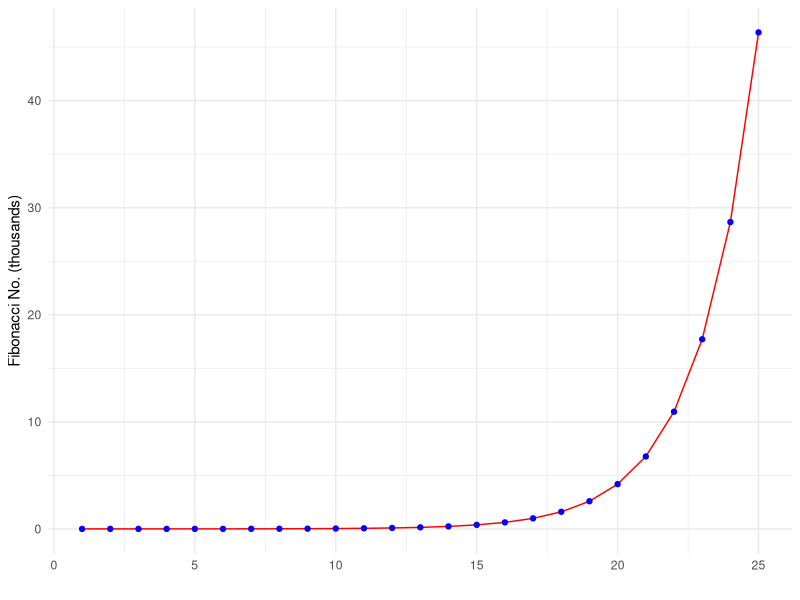

The R script that drew this image:
## ---- chunk 1
library(dplyr)
library(magrittr)
library(tibble)
library(ggplot2)
library(bookdown)
## ---- chunk 2
# create a mock dataset
n_subjs <- 99
subjID <- 1:n_subjs

# generate 99 random #s between 1 and 10
tmp <- floor(runif(n_subjs, min = 1, max = 10))
# assign those numbers to any of 3 subject groups
fn <- function(x) { 
  if (x > 7) 'GRP_1' 
  else if (x > 5) 'GRP_2' 
  else 'GRP_3' 
}
subj_class <- sapply(tmp, fn)

# pick random weights between 75 and 300
wts <- floor(runif(n_subjs, min = 75, max = 300))
# combine the data into a table
df <- data.frame(ID = subjID, class = subj_class, wt = wts)

# display the table, splitting the 99 rows into 3 cols wide
tmp <- cbind(df[1:33,], rep('|', 33), 
             df[34:66,], rep('|', 33), 
             df[67:99,])
names(tmp) <- c('ID', 'class', 'wt', '|', 'ID', 'class', 'wt', 
                '|', 'ID', 'class', 'wt')
knitr::kable(tmp, format = 'latex', booktabs = TRUE, 
             caption = "Original subject data")
## ---- chunk 3
# create a mock dataset
n_subjs <- 60
subjID <- 1:n_subjs

# generate 99 random #s between 0 and 10
tmp <- floor(runif(n_subjs, min = 0, max = 10))
# convert those numbers into either of 3 subject groups
subj_class <- sapply(tmp, fn)

wts <- floor(runif(n_subjs, min = 75, max = 300))
df2 <- data.frame(ID = subjID, class = subj_class, wt = wts)

# display the table, splitting the 99 rows into 3 cols wide
tmp <- cbind(df2[1:20,], rep('|', 20), 
             df2[21:40,], rep('|', 20), 
             df2[41:60,])
names(tmp) <- c('ID', 'class', 'wt', '|', 'ID', 'class', 'wt', 
                '|', 'ID', 'class', 'wt')
knitr::kable(tmp, format = 'latex', booktabs = TRUE, 
             caption = "New subject data")
## ---- chunk 4
final_data <- rbind(df, df2)
## ---- chunk 5
# calculate the first `n` Fibonacci numbers
fibonacci <- function(n) {
  stopifnot(n > 2)
  ar <- rep(0, n)
  ar[1] <- f1 <- 0
  ar[2] <- f2 <- 1
  for (i in 3:n) {
    f3 <- f1 + f2
    ar[i] <- f3
    f1 <- f2
    f2 <- f3
  }
  return (ar)
}

ncalc <- 25
f <- fibonacci(ncalc)
df <- data.frame(1:ncalc, f)
names(df) <- c("x","y")

div <- 1000

p <- ggplot(df) +
  geom_line(aes(x, y/div), color = "red") +
  geom_point(aes(x, y/div), color = "blue") +
  scale_y_continuous(limits = c(0, max(df$y)/div)) +
  xlab("") +
  ylab("Fibonacci No. (thousands)") + 
  theme_minimal()
p
